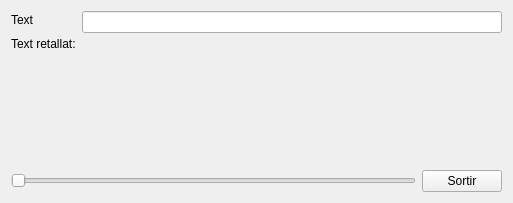
<?xml version="1.0" encoding="UTF-8"?>
<ui version="4.0">
 <class>MyForm</class>
 <widget class="QWidget" name="MyForm">
  <property name="geometry">
   <rect>
    <x>0</x>
    <y>0</y>
    <width>513</width>
    <height>203</height>
   </rect>
  </property>
  <property name="windowTitle">
   <string>Form</string>
  </property>
  <layout class="QGridLayout" name="gridLayout">
   <item row="0" column="0">
    <layout class="QVBoxLayout" name="verticalLayout_4">
     <item>
      <layout class="QHBoxLayout" name="horizontalLayout">
       <item>
        <layout class="QVBoxLayout" name="verticalLayout">
         <item>
          <widget class="QLabel" name="label">
           <property name="text">
            <string>Text</string>
           </property>
          </widget>
         </item>
         <item>
          <widget class="QLabel" name="label_2">
           <property name="text">
            <string>Text retallat:</string>
           </property>
          </widget>
         </item>
        </layout>
       </item>
       <item>
        <layout class="QVBoxLayout" name="verticalLayout_2">
         <item>
          <widget class="QLineEdit" name="lineEdit">
           <property name="text">
            <string/>
           </property>
          </widget>
         </item>
         <item>
          <widget class="MyLabel" name="label_3">
           <property name="text">
            <string/>
           </property>
          </widget>
         </item>
        </layout>
       </item>
      </layout>
     </item>
     <item>
      <layout class="QVBoxLayout" name="verticalLayout_3">
       <item>
        <spacer name="verticalSpacer">
         <property name="orientation">
          <enum>Qt::Vertical</enum>
         </property>
         <property name="sizeHint" stdset="0">
          <size>
           <width>20</width>
           <height>40</height>
          </size>
         </property>
        </spacer>
       </item>
       <item>
        <layout class="QHBoxLayout" name="horizontalLayout_2">
         <item>
          <widget class="QSlider" name="horizontalSlider">
           <property name="orientation">
            <enum>Qt::Horizontal</enum>
           </property>
          </widget>
         </item>
         <item>
          <widget class="QPushButton" name="pushButton">
           <property name="text">
            <string>Sortir</string>
           </property>
          </widget>
         </item>
        </layout>
       </item>
      </layout>
     </item>
    </layout>
   </item>
  </layout>
 </widget>
 <customwidgets>
  <customwidget>
   <class>MyLabel</class>
   <extends>QLabel</extends>
   <header>MyLabel.h</header>
   <slots>
    <slot>truncateText(int)</slot>
    <slot>saveText(QString)</slot>
   </slots>
  </customwidget>
 </customwidgets>
 <resources/>
 <connections>
  <connection>
   <sender>pushButton</sender>
   <signal>released()</signal>
   <receiver>MyForm</receiver>
   <slot>close()</slot>
   <hints>
    <hint type="sourcelabel">
     <x>442</x>
     <y>175</y>
    </hint>
    <hint type="destinationlabel">
     <x>417</x>
     <y>118</y>
    </hint>
   </hints>
  </connection>
  <connection>
   <sender>horizontalSlider</sender>
   <signal>sliderMoved(int)</signal>
   <receiver>label_3</receiver>
   <slot>truncateText(int)</slot>
   <hints>
    <hint type="sourcelabel">
     <x>188</x>
     <y>172</y>
    </hint>
    <hint type="destinationlabel">
     <x>198</x>
     <y>58</y>
    </hint>
   </hints>
  </connection>
  <connection>
   <sender>lineEdit</sender>
   <signal>textChanged(QString)</signal>
   <receiver>label_3</receiver>
   <slot>saveText(QString)</slot>
   <hints>
    <hint type="sourcelabel">
     <x>309</x>
     <y>18</y>
    </hint>
    <hint type="destinationlabel">
     <x>304</x>
     <y>54</y>
    </hint>
   </hints>
  </connection>
 </connections>
</ui>
